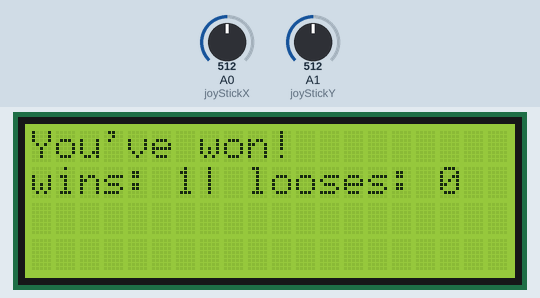
Simulated run of this sketch. Board: Arduino Uno, built with avr-gcc and run on an emulated ATmega328P. On the bench: 20×4 character LCD. The inputs (shaded band) are chosen by the test bench; at power-on: A0 (joyStickX) = 512, A1 (joyStickY) = 512. Random numbers use the default seed unless the sketch sets one.

Above: at 7.1 s.
At 116.1 s:
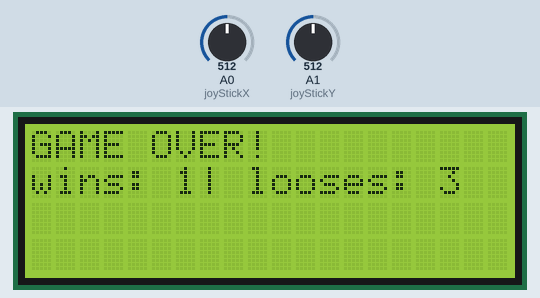

Measured:
- what the display in image 0 shows lasts 3.1 s, from 7.0 s to 10.1 s

The sketch:

ArduinoGame.ino
```cpp
#include <Wire.h>
#include <LiquidCrystal_I2C.h>
#include "Player.h"
#include "Obstacle.h"
#include "Vars.h"
#include "Goal.h"

LiquidCrystal_I2C lcd(0x27, 20, 4);

Player p;
Goal g;

Obstacle obstacles[4];

boolean changed = false;

boolean won;

int coolDown = 250;
unsigned long lastCoolDown = 0;
struct stats stat = {0, 0};

void setup() {
  // Notwendig, damit nicht bei jedem Start der gleiche Seed genutzt wird!
  randomSeed(analogRead(0));


  Serial.begin(9600);

  lcd.init();
  lcd.backlight();

  reset();
}

void loop() {
  if (millis() % 1000 == 0) {
    g.move(lcd);
    for (int i = 0; i < (sizeof(obstacles) / sizeof(*obstacles)); i++) {
      obstacles[i].move(lcd);
    }
  }

  if (millis() - lastCoolDown > coolDown) {
    int JSYValue = analogRead(joyStickY);
    int JSXValue = analogRead(joyStickX);
    if (JSYValue > 1024 - 100) {
      p.updateLocation(SOUTH);
      changed = true;
    } else if (JSYValue < 100) {
      p.updateLocation(NORTH);
      changed = true;
    }
    else if (JSXValue > 1024 - 100) {
      p.updateLocation(EAST);
      changed = true;
    } else if (JSXValue < 100) {
      p.updateLocation(WEST);
      changed = true;
    }
    if (changed) {
      p.drawObject(lcd, PlayerAppearance);
      changed = false;
      lastCoolDown = millis();
    }
  }
  for (int i = 0; i < (sizeof(obstacles) / sizeof(*obstacles)); i++) {
    if (obstacles[i].intersects(p)) {
      p.setDead(true);
    }
  }
  if (g.intersects(p)) {
    lcd.clear();
    lcd.print("You've won!");
    stat.wins++;
    won = true;
  }
  if (!p.isAlive()) {
    lcd.clear();
    lcd.print("GAME OVER!");
    stat.looses++;
  }
  //  while (!p.isAlive() || won) {
  //    //Das Spiel ist vorbei. Es muss resettet werden!
  //  }

  if (!p.isAlive()  || won) {
    lcd.setCursor(0, 1);
    String msg = "wins: ";
    msg += stat.wins;
    msg += "| looses: ";
    msg += stat.looses;
    lcd.print(msg);
    delay(3000);
    reset();
  }

}


void reset() {
  lcd.clear();
  won = false;
  p = Player();
  g = Goal();
  p.drawObject(lcd, PlayerAppearance);
  g.drawObject(lcd, GoalAppearance);
  for (int i = 0; i < (sizeof(obstacles) / sizeof(*obstacles)); i++) {
    obstacles[i] = Obstacle(19, i);
    obstacles[i].drawObject(lcd, ObstacleAppearance);
  }
}


//wählen einer zufälligen Richtung!
//c.updateLocation(DIRECTION(random() % 4));
```

Goal.cpp
```cpp
#include "Goal.h"


Goal::Goal(): Object(19, 2) {

}

boolean Goal::intersects(Player p) {
  return (getX() == p.getX() && getY() == p.getY());
}

void Goal::move(LiquidCrystal_I2C lcd) {
  int n = random(0, 100);

  float f = n / float(100);
  if (f < 0.30) {
    if (f < 0.08)
      updateLocation(EAST);
    else if (f < 0.30)
      updateLocation(WEST);

    drawObject(lcd, GoalAppearance);
    return;
  }

  n = random(0, 100);

  f = n / float(100);
  if (f < 0.5) {
    if (f < 0.25)
      updateLocation(NORTH);
    else
      updateLocation(SOUTH);

    drawObject(lcd, GoalAppearance);
  }
}
```

Goal.h
```cpp
#include "Arduino.h"
#include <LiquidCrystal_I2C.h>
#include "Vars.h"
#include "Object.h"
#include "Player.h"

#ifndef Goal_h
#define Goal_h

class Goal: public Object {
  public:
    Goal();
    boolean intersects(Player p);
    void move(LiquidCrystal_I2C lcd);
};

#endif
```

Object.cpp
```cpp
#include "Object.h"


Object::Object() {

}


Object::Object(int x_, int y_) {
  x = x_;
  y = y_;
  px = x;
  py = y;
}

Object::~Object(void) {

}


int Object::getX(void) {
  return x;
}

int Object::getY(void) {
  return y;
}

void Object::updateLocation(DIRECTION dir) {
  px = x;
  py = y;
  switch (dir) {
    case NORTH:
      y--;
      if (y < 0) {
        y = 3;
      }
      break;
    case WEST:
      x--;
      if (x < 0) {
        x = 19;
      }
      break;
    case SOUTH:
      y = (y + 1) % 4;
      break;
    case EAST:
      x = (x + 1) % 20;
      break;
    default:
      x = 0;
      y = 1;
      break;
  }
}


void Object::drawObject(LiquidCrystal_I2C lcd, String appearance) {
  lcd.setCursor(px, py);
  lcd.print(" ");
  lcd.setCursor(x, y);
  lcd.print(appearance);
}
```

Object.h
```cpp
#include "Arduino.h"
#include <LiquidCrystal_I2C.h>
#include "Vars.h"

#ifndef Object_h
#define Object_h

class Object {
  public:
    Object();
    Object(int x_, int y_);  //Konstruktor
    ~Object(void); //Destruktor

    int getX(void);
    int getY(void);
    void updateLocation(DIRECTION dir);

    void drawObject(LiquidCrystal_I2C lcd, String appearance);


  protected:
    int x;
    int y;
    int px;
    int py;
};

#endif
```

Obstacle.cpp
```cpp
#include "Obstacle.h"

Obstacle::Obstacle() {

}
Obstacle::Obstacle(int x_, int y_): Object(x_, y_) {

}

boolean Obstacle::intersects(Player p) {
  return (getX() == p.getX() && getY() == p.getY());
}

void Obstacle::move(LiquidCrystal_I2C lcd) {
  int n = random(0, 100);

  float f = n / float(100);
  if (f < 0.5) {
    updateLocation(WEST);
    drawObject(lcd, ObstacleAppearance);
  }
}
```

Obstacle.h
```cpp
#include "Arduino.h"
#include <LiquidCrystal_I2C.h>
#include "Vars.h"
#include "Object.h"
#include "Player.h"

#ifndef Obstacle_h
#define Obstacle_h

class Obstacle: public Object {
  public:
    Obstacle();
    Obstacle(int x_, int y_);
    boolean intersects(Player p);
    void move(LiquidCrystal_I2C lcd);
};

#endif
```

Player.cpp
```cpp
#include "Player.h"

Player::Player(void): Object(0, 1) {
  alive = true;
}
Player::~Player(void) {

}

void Player::setDead(boolean state) {
  alive = !state;
}

//boolean Player::reachedGoal() {
//  return getX() == 19;
//}


boolean Player::isAlive(void) {
  return alive;
}


void Player::updateLocation(DIRECTION dir) {
  px = x;
  py = y;
  switch (dir) {
    case NORTH:
      y--;
      if (y < 0) {
        y = 3;
      }
      break;
    case WEST:
      x--;
      if (x < 0) {
        x = 0;
      }
      break;
    case SOUTH:
      y = (y + 1) % 4;
      break;
    case EAST:
      x = (x + 1) % 20;
      break;
    default:
      x = 0;
      y = 1;
      break;
  }
}
```

Player.h
```cpp
#include "Arduino.h"
#include <LiquidCrystal_I2C.h>
#include "Vars.h"
#include "Object.h"

#ifndef Player_h
#define Player_h

class Player: public Object {
  public:
    Player(void);
    ~Player(void);
    boolean isAlive(void);
    //    boolean reachedGoal(void);

    void setDead(boolean state);

    void updateLocation(DIRECTION dir);


  private:
    boolean alive;
};

#endif
```

Vars.h
```cpp
#ifndef Vars_h
#define Vars_h

#define joyStickX A0
#define joyStickY A1
#define joyStickBtn 3


enum DIRECTION {
  NORTH, EAST, WEST, SOUTH
};

struct stats {
  int  wins;
  int looses;
};

#define PlayerAppearance "O"
#define ObstacleAppearance "X"
#define GoalAppearance "~"


#endif
```
